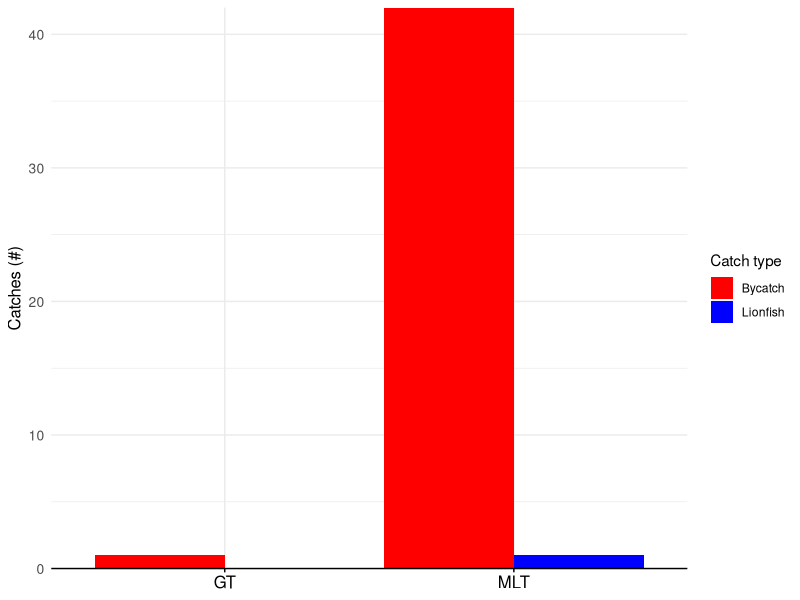
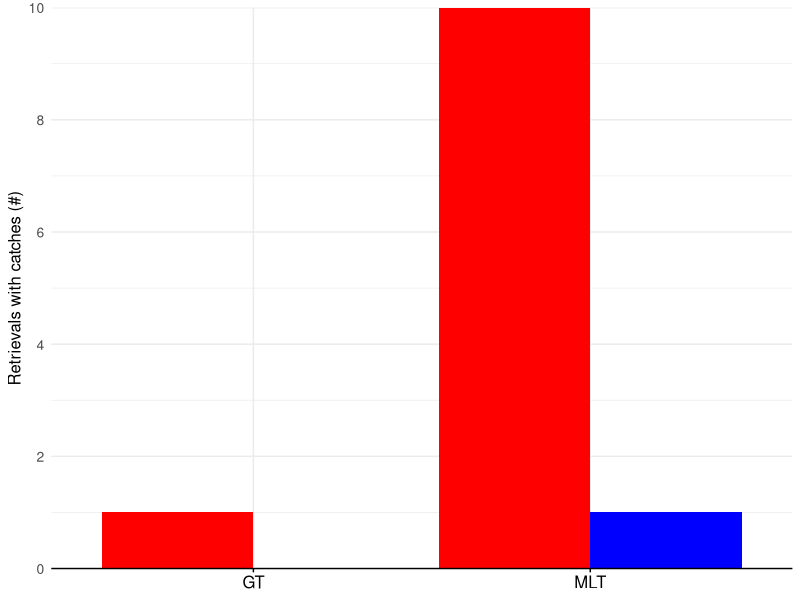

These figures' R source, in order: (Note: this script raises an error after producing the figures.)
########################################################################
## ---------------------------------------------------------------------
##
## Data processing, analyses, and visualizations for 
## REEF Lionfish Trap Project
##
## trap-retrievals-and-catches.R
##
## ---------------------------------------------------------------------
########################################################################


## -----------------------------------------------------------------------------
## Trap retrieval analyses

library(ggplot2)
library(dplyr)
library(tidyr)

## Load data
retrievals <- read.csv("./data/raw/trap-deployment-retrievals.csv")

## Summarize number of traps with lionfish or bycatch by trap type
summ_catches <- retrievals %>%
  filter(lf_catch_num > 0 | bycatch_num > 0) %>% ## Filter rows where either lf_catch_num or bycatch_num are > 0
  group_by(trap_type) %>% 
  summarise(
    ret_with_catches = n(),
    ret_with_lfcount = sum(lf_catch_num > 0, na.rm = TRUE),  # Count TRUE values
    total_lf_catch = sum(lf_catch_num, na.rm = TRUE),
    ret_with_bycatch = sum(bycatch_num > 0, na.rm = TRUE),   # Corrected variable name
    total_bycatch = sum(bycatch_num, na.rm = TRUE)
  ); summ_catches
## --> ML caught 1 lf and 42 bycatch in 10 of 45 retrievals
## --> GT caught 0 lf and 1  byactch in  1 of 45 retrievals

## Plot ---------------------------------------------------------

## Reshape data for plotting
plot_data_retrievals <- summ_catches %>%
  select(trap_type, ret_with_lfcount, ret_with_bycatch) %>%
  pivot_longer(cols = c(ret_with_lfcount, ret_with_bycatch), 
               names_to = "catch_type", 
               values_to = "retrieval_count"); plot_data_retrievals

plot_data_totals <- summ_catches %>%
  select(trap_type, total_lf_catch, total_bycatch) %>%
  pivot_longer(cols = c(total_lf_catch, total_bycatch), 
               names_to = "catch_type", 
               values_to = "total_count")

# Create the plot for retrieval counts
plot_retrievals <- ggplot(plot_data_retrievals, 
                          aes(x = trap_type, y = retrieval_count, fill = catch_type)) +
  geom_bar(stat = "identity", position = position_dodge()) +
  labs(
    y = "Retrievals with catches (#)" # Remove x-axis title by excluding it here
  ) +
  theme_minimal() +
  scale_fill_manual(values = c("ret_with_lfcount" = "blue", "ret_with_bycatch" = "red"),
                    labels = c("Bycatch", "Lionfish")) +
  theme(
    legend.position = "none",                      # Remove legend
    axis.line.x = element_line(color = "black"),  # Dark x-axis
    axis.text.x = element_text(size = 12, color = "black"),  # Larger, black x-axis labels
    axis.text.y = element_text(size = 10),        # Larger y-axis labels
    axis.ticks.x = element_line(color = "black"), # Ensure x-axis ticks are dark
    axis.title.x = element_blank(),                # Remove x-axis title
    axis.title.y = element_text(size = 12, color = "black")  # Larger, black x-axis labels
  ) +
  scale_y_continuous(
    breaks = scales::pretty_breaks(n = 5),       # Ensure y-axis breaks are whole numbers
    expand = c(0, 0)                              # Start 0 line at the x-axis
  )

# Create the plot for total counts
plot_catches <- ggplot(plot_data_totals, 
                       aes(x = trap_type, y = total_count, fill = catch_type)) +
  geom_bar(stat = "identity", position = position_dodge()) +
  labs(
    y = "Catches (#)", # Remove x-axis title by excluding it here
    fill = "Catch type"
  ) +
  theme_minimal() +
  scale_fill_manual(values = c("total_lf_catch" = "blue", "total_bycatch" = "red"),
                    labels = c("Bycatch", "Lionfish")) +
  theme(
    axis.line.x = element_line(color = "black"),  # Dark x-axis
    axis.text.x = element_text(size = 12, color = "black"),  # Larger, black x-axis labels
    axis.text.y = element_text(size = 10),        # Larger y-axis labels
    axis.ticks.x = element_line(color = "black"), # Ensure x-axis ticks are dark
    axis.title.x = element_blank(),                # Remove x-axis title
    axis.title.y = element_text(size = 12, color = "black")  # Larger, black x-axis labels
  ) +
  scale_y_continuous(
    breaks = scales::pretty_breaks(n = 5),       # Ensure y-axis breaks are whole numbers
    expand = c(0, 0)                              # Start 0 line at the x-axis
  )

# Combine the two plots side by side
comb_bar_plots <- plot_retrievals + plot_catches; comb_bar_plots

